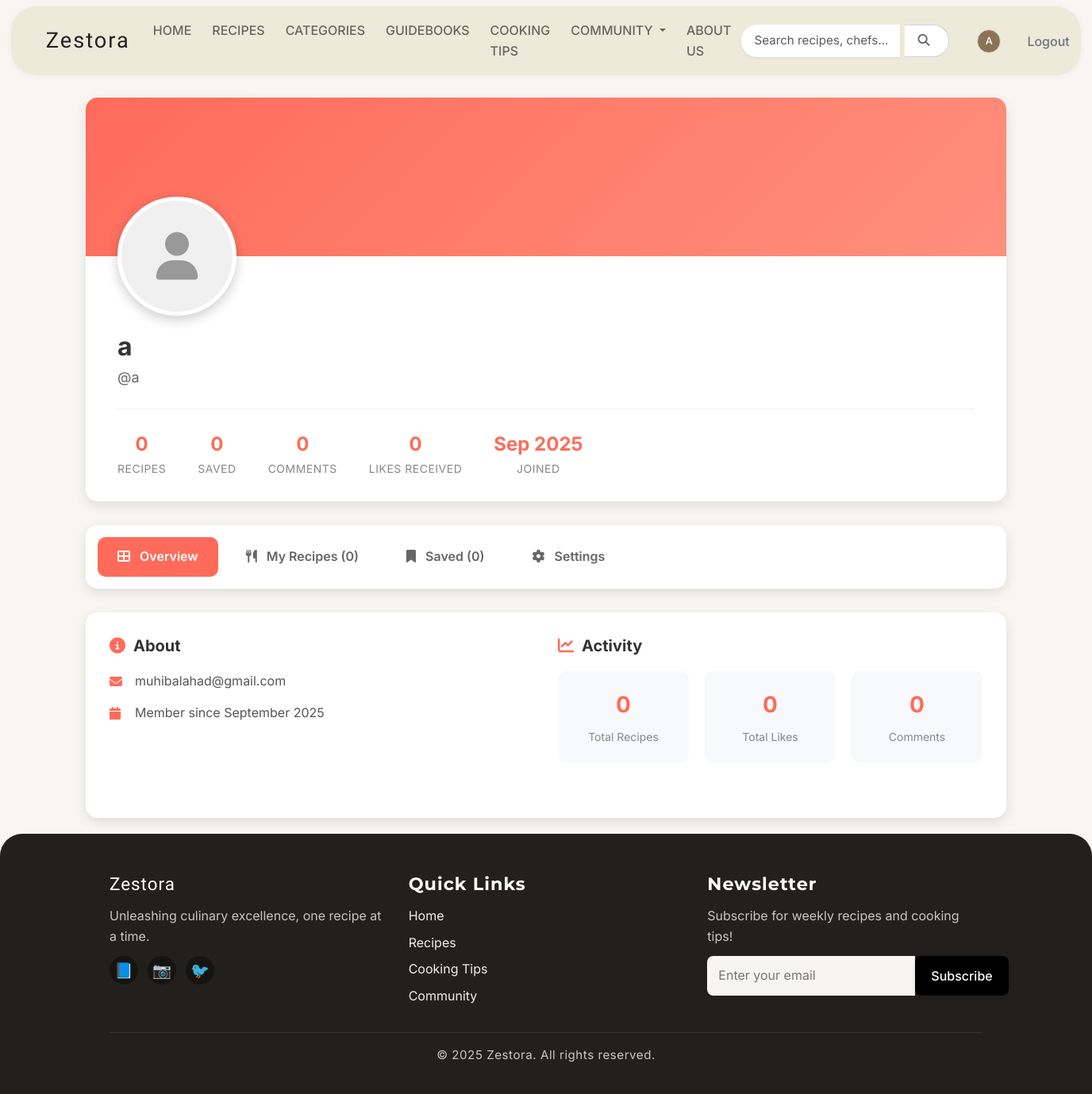
The app's page /profile/ (signed in), older data.
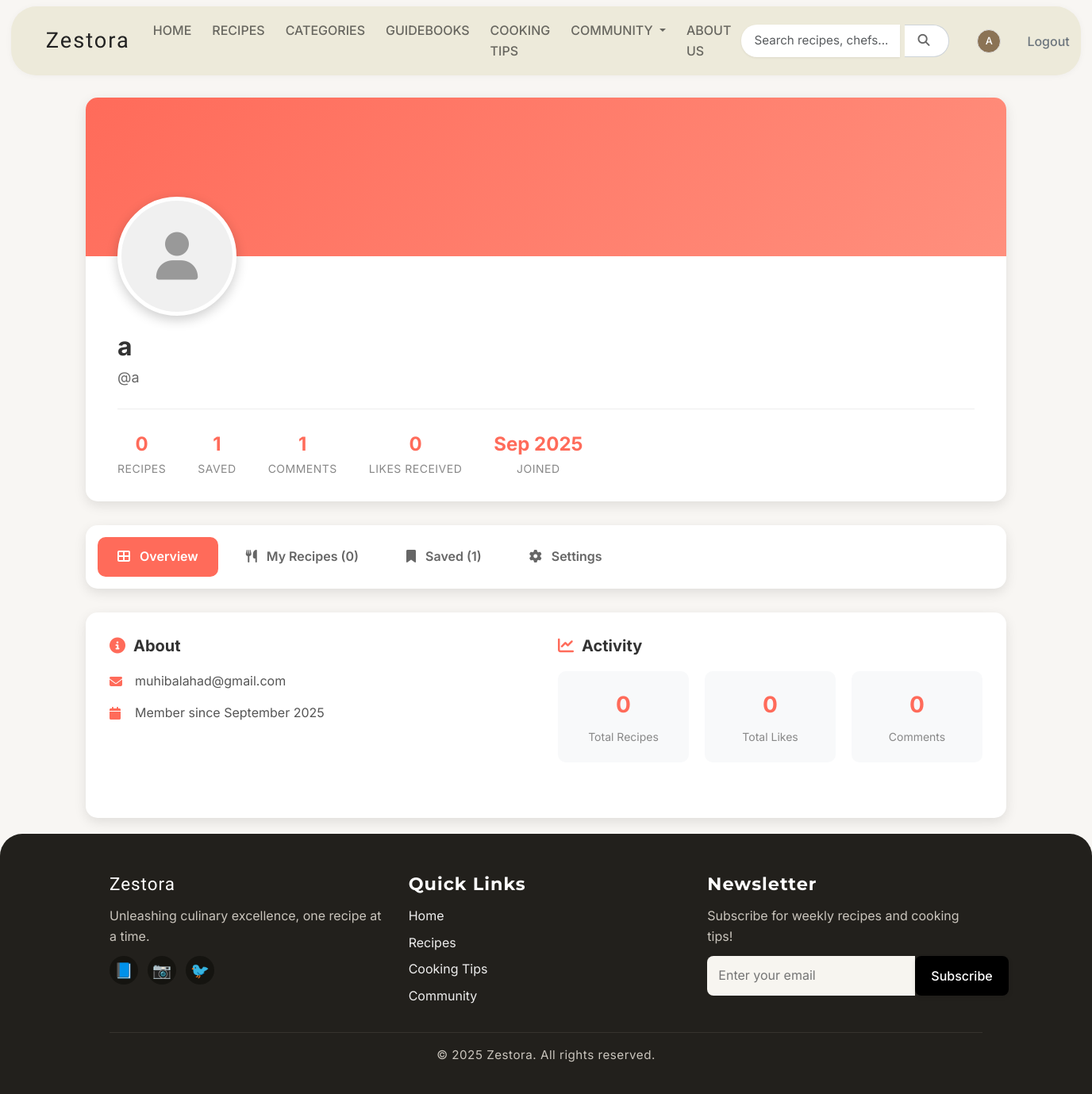
The same page, newer data.
### userprofile/models.py (models this page shows, shortened)
class UserProfile(models.Model):
    user = models.OneToOneField(User, on_delete=models.CASCADE, related_name='profile')
    profile_image = models.ImageField(upload_to='profile_images/', blank=True, null=True)
    bio = models.TextField(max_length=500, blank=True)
    location = models.CharField(max_length=100, blank=True)
    phone = models.CharField(max_length=20, blank=True)
    date_of_birth = models.DateField(null=True, blank=True)
    website = models.URLField(max_length=200, blank=True)
    created_at = models.DateTimeField(auto_now_add=True)
    updated_at = models.DateTimeField(auto_now=True)
    @property
    def comment_count(self):
        return self.user.recipe_comments.filter(is_active=True).count()
    @property
    def likes_received_count(self):
        from recipes.models import RecipeLike
        return RecipeLike.objects.filter(recipe__author=self.user, is_like=True).count()
    @property
    def full_name(self):
        return f"{self.user.first_name} {self.user.last_name}".strip() or self.user.username

### userprofile/views.py (the view)
# urls.py: path('', views.profile_view, name='profile'),
@login_required
def profile_view(request, username=None):
    if username:
        user = get_object_or_404(User, username=username)
    else:
        user = request.user
    profile, created = UserProfile.objects.get_or_create(user=user)
    if created:
        messages.info(request, 'Profile created successfully!')
    user_recipes = Recipe.objects.filter(author=user).order_by('-created_at')
    from recipes.models import SavedRecipe
    saved_recipe_ids = SavedRecipe.objects.filter(user=user).values_list('recipe_id', flat=True)
    saved_recipes = Recipe.objects.filter(id__in=saved_recipe_ids).order_by('-created_at')
    context = {
        'profile_user': user,
        'profile': profile,
        'user_recipes': user_recipes,
        'saved_recipes': saved_recipes,
        'is_own_profile': request.user == user,
        'active_page': 'profile',
    }
    return render(request, 'userprofile/profile.html', context)

### templates/userprofile/profile.html (shortened to what the changed rows need)
{% extends 'base.html' %}
{% load static %}
{% block extra_css %}
<link rel="stylesheet" href="{% static 'css/profile.css' %}">
{% endblock %}
{% block content %}
<div class="profile-container">
    <div class="profile-header">
        <div class="profile-info-wrapper">
            <div class="profile-details">
                <h1 class="profile-name">{{ profile.full_name }}</h1>
                <p class="profile-username">@{{ profile_user.username }}</p>
            </div>
            <div class="profile-stats">
                <div class="stat-item">
                    <span class="stat-number">{{ saved_recipes.count }}</span>
                    <span class="stat-label">Saved</span>
                </div>
                <div class="stat-item">
                    <span class="stat-number">{{ profile.comment_count }}</span>
                    <span class="stat-label">Comments</span>
                </div>
                <div class="stat-item">
                    <span class="stat-number">{{ profile.likes_received_count }}</span>
                    <span class="stat-label">Likes Received</span>
                </div>
            </div>
        </div>
    </div>
    <div class="profile-tabs">
        <button class="tab-btn active" data-tab="overview">
            <i class="fas fa-th-large"></i> Overview
        </button>
        <button class="tab-btn" data-tab="recipes">
            <i class="fas fa-utensils"></i> My Recipes ({{ user_recipes.count }})
        </button>
        <button class="tab-btn" data-tab="saved">
            <i class="fas fa-bookmark"></i> Saved ({{ saved_recipes.count }})
        </button>
        {% if is_own_profile %}
        <button class="tab-btn" data-tab="settings">
            <i class="fas fa-cog"></i> Settings
        </button>
        {% endif %}
    </div>
</div>
{% endblock %}

Row changes from the older to the newer data that the page shows:
changed UserProfile: comment_count "0" → "1"
Text that changed along with them:
{{ saved_recipes.count }}: "0" → "1"
